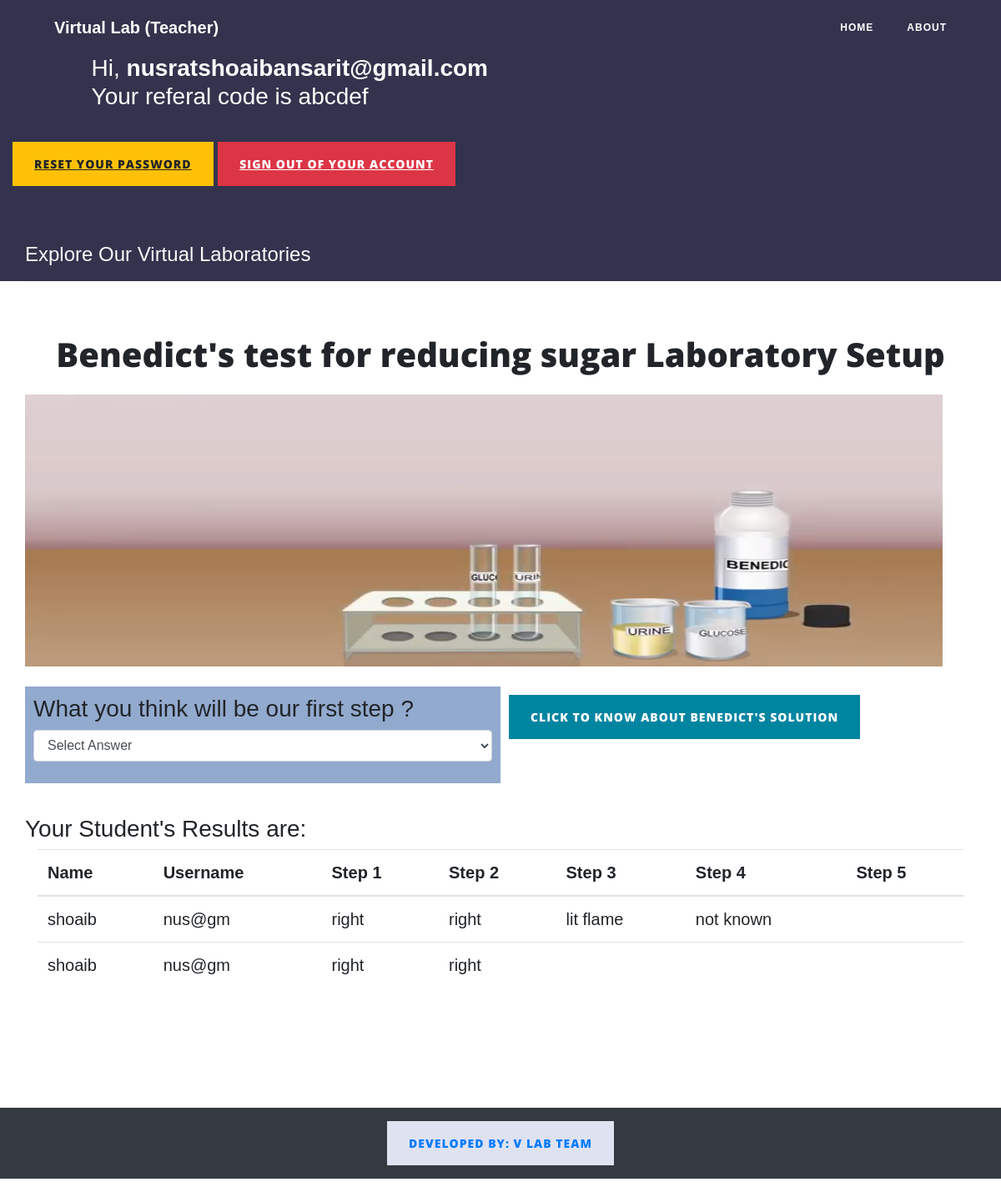
Screenshot of /welcome.php (signed in) with the database file from the repository.
### tables this page shows
CREATE TABLE `users` (
  `id` int(11) NOT NULL,
  `username` text NOT NULL,
  `password` text NOT NULL,
  `name` varchar(50) NOT NULL,
  `type` varchar(20) NOT NULL,
  `code` varchar(8) NOT NULL
);

CREATE TABLE `lab_res` (
  `id` int(11) NOT NULL,
  `sid` int(11) NOT NULL,
  `step_1` varchar(10) NOT NULL,
  `step_2` varchar(10) NOT NULL,
  `step_3` varchar(10) NOT NULL,
  `step_4` varchar(10) NOT NULL,
  `step_5` varchar(10) NOT NULL
);

### welcome.php (the view, shortened to what this page needs)
<?php
 include_once('config.php');
     ?>
     <?php
 $user=$_SESSION["username"];
 $row=mysqli_fetch_array(mysqli_query($link,"select code,id from users where username='$user'"));
 $id=$row['id'];
 $code=$row['code'];
?>
<!DOCTYPE html>
<html lang="en">
<head>
    <link rel="stylesheet" href="css/bootstrap.min.css">
    <link rel="stylesheet" type="text/css" href="css/style.css">
    <link href="css/all.min.css" rel="stylesheet" type="text/css">
    <link href="css/clean-blog.min.css" rel="stylesheet">
    <nav class="navbar navbar-expand-lg navbar-light fixed-top" id="mainNav">
        <div class="container">
            <a class="navbar-brand" href="/">Virtual Lab (<?php echo $_SESSION['type']; ?>)</a>
            <div class="collapse navbar-collapse" id="navbarResponsive">
                <ul class="navbar-nav ml-auto">
                    <li class="nav-item">
                        <a class="nav-link" href="welcome.php">Home</a>
                    </li>
                    <li class="nav-item">
                        <a class="nav-link" href="about.php">About</a>
                    </li>
                </ul>
            </div>
        </div>
    </nav>
</head>
<body onload="afterload()">
    <main class="cs-page-wrapper" style="background-color:#33334d;padding-top:65px">
        <div class="container-fluid pt pb pt-lg">
            <div class="row align-items-center py">
                <div class="col-xl-6 col-lg-5 d-flex justify-content-end">
                    <div class="page-header">
                        <div class="h3" style="color:white">Hi, <b><?php  echo htmlspecialchars($_SESSION["username"]);  ?></b> <br>
                        Your referal code is <?php echo $code; ?></div>
                    </div>
                </div>
            </div>
            <p>
                <a href="login/reset-password.php" class="btn btn-warning">Reset Your Password</a>
                <a href="login/logout.php" class="btn btn-danger">Sign Out of Your Account</a>
            </p>
            <div class="col-xl-6 col-lg-7 ">
                <div class="pt-2 pb-3 pb-lg-0 mx-auto mb-5 mb-lg-0 ml-lg-0 mr-xl-7 text-center text-lg-left" style="max-width: 495px;">
                    <p class="h4 font-weight-light text-light opacity-70 line-height-base">Explore Our Virtual Laboratories</p>
                    <hr class="hr-light mb-5">
                </div>
            </div>
        </div>
    </main>
    <section class="my-5">
        <div class="py-3">
            <h1 class="text-center">Benedict's test for reducing sugar Laboratory Setup</h1>
        </div>
        <div class="container">
            <div class="row">
                <img onload="afterload()" src="Benedict Images/1.png" alt="image" id="imgmain" style="height:350px;width:1100px" class="img-fluid pb-4">
            </div>
			<div class="row">
				<div class="col-md-6 h3" style="background-color:#93aacf;font-family:arial;padding:10px">
					<div id="1" style="display:block">
						<div  class="form-group">
						<label>What you think will be our first step ?</label>
						<select  onchange="first(this.value)" class="form-control">
							<option>Select Answer</option>
						</select>
						</div>
					</div>
				</div>
				<div class="col-md-6 h3" id="hint1"  style="font-family:arial;padding:10px;">
					<button id="btnShowPopup" class="btn btn-primary">Click to know about Benedict's solution</button>
				</div>
			</div>
        </div>
        <div class="container">
            <div style="margin-top:30px"class="row">
                <?php
                if($_SESSION['type']=='Teacher')
                {
                $res=mysqli_query($link,"select * from lab_res where sid in (select id from users where code ='$code' and id!=$id)");
                ?>
                <div class="h3">Your Student's Results are:<br></div>
                <div class="col-md-12">
                    <div class="table-responsive">
				        <table class="table table-hover">
					        <thead>
						    <th>Name</th>
						    <th>Username</th>
						    <th>Step 1</th>
						    <th>Step 2</th>
						    <th>Step 3</th>
						    <th>Step 4</th>
						    <th>Step 5</th>
					        </thead>
					        <tbody>
					            <?php
					            $num=mysqli_num_rows($res);
					            for($i=0;$i<$num;$i++)
					            {
					               $r1= mysqli_fetch_array($res);
					               $id=$r1['sid'];
					              $r2= mysqli_fetch_array(mysqli_query($link,"select name,username from users where id=$id"));
					                ?>
					                <tr>
					                    <td><?php echo $r2['name']; ?></td>
					                    <td><?php echo $r2['username']; ?></td>
					                    <td><?php echo $r1['step_1']; ?></td>
					                    <td><?php echo $r1['step_2']; ?></td>
					                    <td><?php echo $r1['step_3']; ?></td>
					                    <td><?php echo $r1['step_4']; ?></td>
					                    <td><?php echo $r1['step_5']; ?></td>
					               </tr>
					                <?php
					            }
					            ?>
					       </tbody>
					   </table>
					</div>
                </div>
                <?php
                }
                ?>
            </div>
        </div>
    </section>
    <?php
    include "footer.php";
    ?>
</body>
</html>

### footer.php (shortened to what this page needs)
<footer>
    <p class="p-3 bg-dark text-white text-center"><button class="btn btn-link" style="background-color:#dfe2f0" id="dev">Developed By: V Lab Team</button></p>
</footer>

### css/style.css (style rules this page uses)
* { margin: 0; padding: 0;box-sizing: border-box; font-family: 'Montserrat', sans-serif; }

### rows the page displays
users: code "abcdef"
lab_res: users.name "shoaib", users.username "nus@gm", step_1 "right", step_2 "right", step_3 "lit flame", step_4 "not known"
lab_res: users.name "shoaib", users.username "nus@gm", step_1 "right", step_2 "right"

### other values shown
$_SESSION['type'] "Teacher"
$_SESSION["username"] "nusratshoaibansarit@gmail.com"
